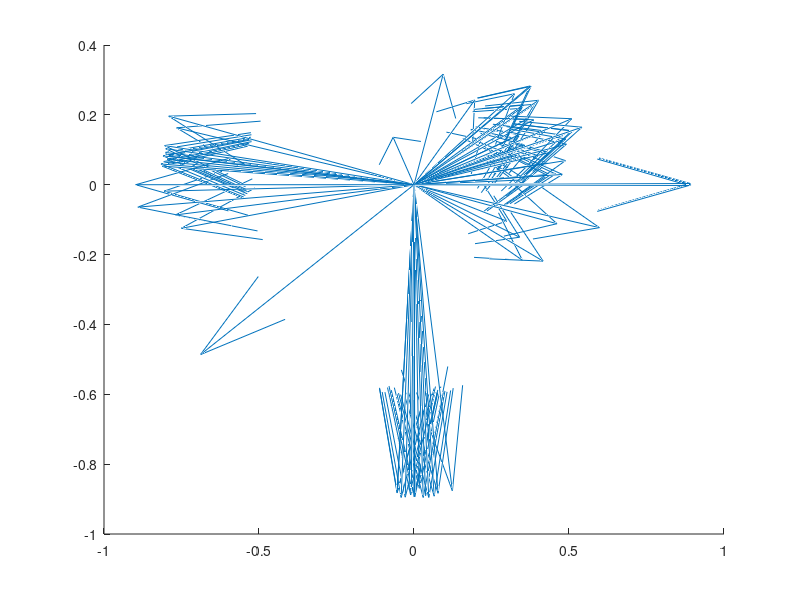

The MATLAB source for this figure: (Note: this script raises an error after producing the figure.)
clear, clc, close all

load('A_for_trip_2.mat');
frames = 5;
max_matches = 500;
vector_time = zeros(max_matches,frames);

leng = length(A);

uu = A(:,1);
vv = A(:,2);
ww = A(:,3);
%         xx = F(:,1); yy = F(:,2); zz = F(:,3);
xx = zeros(leng,1);
yy = zeros(leng,1);
zz = zeros(leng,1);

hold on
quiver3(xx, yy, zz, uu, vv, ww);

%     theta_C = zeros(1,leng); theta_D = zeros(1,leng); theta_E =
%     zeros(1,leng);

%     for i = 1:leng
%         theta_C(i) = atan(A(i,1)/A(i,2)); theta_D(i) =
%         atan(A(i,2)/A(i,3)); theta_E(i) = atan(A(i,1)/A(i,3));
%     end

vector_count = zeros(leng,1);
trim_1 = 0.06;
trim_2 = trim_1;
trim_3 = trim_2;
m = 1;

for i = 1:leng % searching for matching vectors based on angle
    for j = 1:leng
        if A(j,1) > (A(i,1)-trim_1) && A(j,1) < (A(i,1)+trim_1)
            if A(j,2) > (A(i,2)-trim_2) && A(j,2) < (A(i,2)+trim_2)
                if A(j,3) > (A(i,3)-trim_3) && A(j,3) < (A(i,3)+trim_3)
                    if i ~= j
                        vector_count(i,m) = j;
                        m = m + 1;
                    end
                end
            end
        end
    end
    m = 1;
end

[i,width] = size(vector_count);

m = 1;
n = 0;
for i = 1:leng % clearing zero lines
    if vector_count(i,1) ~= 0
        for j = 1:width
            vector_count_2(m,j) = vector_count(i,j);
            if vector_count(i,j) ~= 0
                n = n + 1;
            end
        end
        vector_match(m,1) = i;
        matches(i,1) = n;
        n = 0;
        m = m + 1;
    end
end

[leng_2,width] = size(vector_count_2);
matches_cut = matches; % trimming the matches
biggest_match = max(matches);
cut_off = 0.4*biggest_match; 
% 0.75 depends on how many matches/vectors there are
% cut of the amount of surface area covered with vectors wanting to read to
% noise. A calculation for this is needed.
for i = 1:length(matches);
    if matches(i,1) < cut_off
        matches_cut(i,1) = 0;
    end
end

m = 1;
for i = 1:length(matches_cut)
    if matches_cut(i,1) ~= 0
        main_vector(m,:) = A(i,:);
        m = m + 1;
    end
end

leng_mid = length(main_vector); 
directions = 3;
vectors = find_n(main_vector, directions, 0.5) % finds independent vectors from the matches
v = vectors;
vectors_to_sum = zeros(1,3,directions);

for i = 1:leng_mid % searching for matching vectors based on correclation
    for j = 1:directions
        correrlation(j) = corr(vectors(j,:)',main_vector(i,:)');
    end
    correrlation;
    [k,corr_max] = max(correrlation);
    vectors_to_sum(i,:,corr_max) = main_vector(i,:);
end
vectors_to_sum;

% NON ZERO NON ZERO NON ZERO NON ZERO NON ZERO 
m = 1;
for i = 1:length(vectors_to_sum(:,1,1))
    if vectors_to_sum(i,1,1) ~= 0
        vectors_to_sum_1(m,:) = vectors_to_sum(i,:,1);
        m = m + 1;
    end
end
m = 1;
for i = 1:length(vectors_to_sum(:,1,2))
    if vectors_to_sum(i,1,2) ~= 0
        vectors_to_sum_2(m,:) = vectors_to_sum(i,:,2);
        m = m + 1;
    end
end
m = 1;
for i = 1:length(vectors_to_sum(:,1,3))
    if vectors_to_sum(i,1,3) ~= 0
        vectors_to_sum_3(m,:) = vectors_to_sum(i,:,3);
        m = m + 1;
    end
end
% NON ZERO NON ZERO NON ZERO NON ZERO NON ZERO 

vectors = zeros(directions,3);
vectors(1,:) = sum(vectors_to_sum_1)/length(vectors_to_sum_1(:,1));
vectors(2,:) = sum(vectors_to_sum_2)/length(vectors_to_sum_2(:,1));
vectors(3,:) = sum(vectors_to_sum_3)/length(vectors_to_sum_3(:,1));

vectors

for i = 1:length(main_vector(:,1))
    for j = 1:3
        u(i,j) = main_vector(i,j)*1.25;
    end
end

for i = 1:directions
    for j = 1:3
        z(i,j) = v(i,j)*1.5;
    end
end

for i = 1:directions
    for j = 1:3
        y(i,j) = vectors(i,j)*1.75;
    end
end

mm = zeros(length(u(:,1)),1);
ll = zeros(length(z(:,1)),1);
nn = zeros(length(y(:,1)),1);

quiver3(mm, mm, mm, u(:,1), u(:,2), u(:,3),'black');
quiver3(ll, ll, ll, z(:,1), z(:,2), z(:,3),'green');
quiver3(nn, nn, nn, y(:,1), y(:,2), y(:,3),'red');

grid on

%
% vector_count_2
% close all
%
% matches_sorted = sort(matches);
% deltax = 1;
% for i = 2:deltax:length(matches_sorted)-1
%     f(i) = [matches_sorted(i+deltax) - matches_sorted(i-deltax)] / (2*deltax);
% end
%
%
% plot(f)




